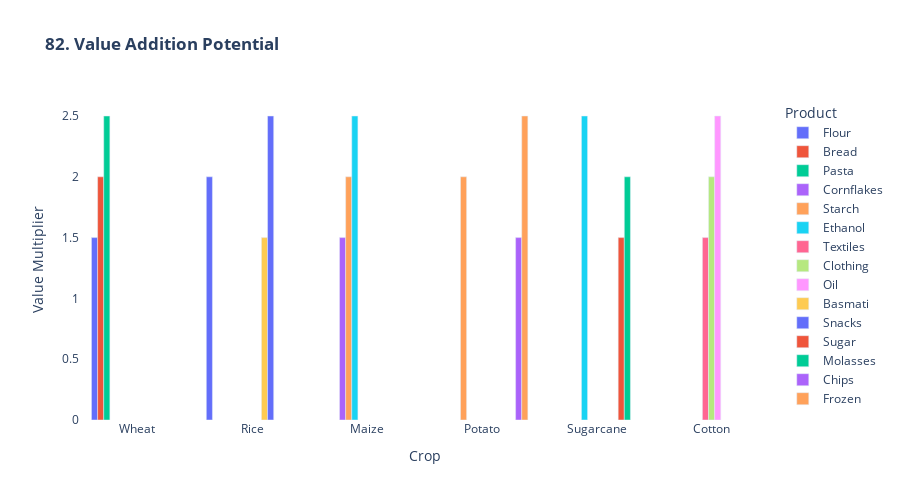

Notebook code cell kept with this figure:
### Markdown cell above
### *82. Value Addition Opportunities*

### Code cell
print("\n82. Value Addition...")

value_chains = {
    'Wheat': ['Flour', 'Bread', 'Pasta'],
    'Maize': ['Cornflakes', 'Starch', 'Ethanol'],
    'Cotton': ['Textiles', 'Clothing', 'Oil'],
    'Rice': ['Basmati', 'Flour', 'Snacks'],
    'Sugarcane': ['Sugar', 'Molasses', 'Ethanol'],
    'Potato': ['Chips', 'Starch', 'Frozen']
}

value_data = []
for crop, products in value_chains.items():
    for i, product in enumerate(products):
        value_data.append({
            'Crop': crop,
            'Product': product,
            'Value_Multiplier': 1 + (i+1) * 0.5  # Increasing value addition
        })

value_df = pd.DataFrame(value_data)

fig82 = px.bar(value_df, x='Crop', y='Value_Multiplier', color='Product',
               barmode='group', title='<b>82. Value Addition Potential</b>',
               labels={'Value_Multiplier': 'Value Multiplier'})

fig82.update_layout(height=500, plot_bgcolor='white')
fig82.show()

### Figure 1 — Plotly figure (JSON) as saved in the notebook; plotly's stock layout.template omitted (floating-point values rounded to 4 significant figures)
{"data": [{"alignmentgroup": "True", "hovertemplate": "Product=Flour<br>Crop=%{x}<br>Value Multiplier=%{y}<extra></extra>", "legendgroup": "Flour", "marker": {"color": "#636efa", "pattern": {"shape": ""}}, "name": "Flour", "offsetgroup": "Flour", "orientation": "v", "showlegend": true, "textposition": "auto", "type": "bar", "x": ["Wheat", "Rice"], "xaxis": "x", "y": [1.5, 2.0], "yaxis": "y"}, {"alignmentgroup": "True", "hovertemplate": "Product=Bread<br>Crop=%{x}<br>Value Multiplier=%{y}<extra></extra>", "legendgroup": "Bread", "marker": {"color": "#EF553B", "pattern": {"shape": ""}}, "name": "Bread", "offsetgroup": "Bread", "orientation": "v", "showlegend": true, "textposition": "auto", "type": "bar", "x": ["Wheat"], "xaxis": "x", "y": [2.0], "yaxis": "y"}, {"alignmentgroup": "True", "hovertemplate": "Product=Pasta<br>Crop=%{x}<br>Value Multiplier=%{y}<extra></extra>", "legendgroup": "Pasta", "marker": {"color": "#00cc96", "pattern": {"shape": ""}}, "name": "Pasta", "offsetgroup": "Pasta", "orientation": "v", "showlegend": true, "textposition": "auto", "type": "bar", "x": ["Wheat"], "xaxis": "x", "y": [2.5], "yaxis": "y"}, {"alignmentgroup": "True", "hovertemplate": "Product=Cornflakes<br>Crop=%{x}<br>Value Multiplier=%{y}<extra></extra>", "legendgroup": "Cornflakes", "marker": {"color": "#ab63fa", "pattern": {"shape": ""}}, "name": "Cornflakes", "offsetgroup": "Cornflakes", "orientation": "v", "showlegend": true, "textposition": "auto", "type": "bar", "x": ["Maize"], "xaxis": "x", "y": [1.5], "yaxis": "y"}, {"alignmentgroup": "True", "hovertemplate": "Product=Starch<br>Crop=%{x}<br>Value Multiplier=%{y}<extra></extra>", "legendgroup": "Starch", "marker": {"color": "#FFA15A", "pattern": {"shape": ""}}, "name": "Starch", "offsetgroup": "Starch", "orientation": "v", "showlegend": true, "textposition": "auto", "type": "bar", "x": ["Maize", "Potato"], "xaxis": "x", "y": [2.0, 2.0], "yaxis": "y"}, {"alignmentgroup": "True", "hovertemplate": "Product=Ethanol<br>Crop=%{x}<br>Value Multiplier=%{y}<extra></extra>", "legendgroup": "Ethanol", "marker": {"color": "#19d3f3", "pattern": {"shape": ""}}, "name": "Ethanol", "offsetgroup": "Ethanol", "orientation": "v", "showlegend": true, "textposition": "auto", "type": "bar", "x": ["Maize", "Sugarcane"], "xaxis": "x", "y": [2.5, 2.5], "yaxis": "y"}, {"alignmentgroup": "True", "hovertemplate": "Product=Textiles<br>Crop=%{x}<br>Value Multiplier=%{y}<extra></extra>", "legendgroup": "Textiles", "marker": {"color": "#FF6692", "pattern": {"shape": ""}}, "name": "Textiles", "offsetgroup": "Textiles", "orientation": "v", "showlegend": true, "textposition": "auto", "type": "bar", "x": ["Cotton"], "xaxis": "x", "y": [1.5], "yaxis": "y"}, {"alignmentgroup": "True", "hovertemplate": "Product=Clothing<br>Crop=%{x}<br>Value Multiplier=%{y}<extra></extra>", "legendgroup": "Clothing", "marker": {"color": "#B6E880", "pattern": {"shape": ""}}, "name": "Clothing", "offsetgroup": "Clothing", "orientation": "v", "showlegend": true, "textposition": "auto", "type": "bar", "x": ["Cotton"], "xaxis": "x", "y": [2.0], "yaxis": "y"}, {"alignmentgroup": "True", "hovertemplate": "Product=Oil<br>Crop=%{x}<br>Value Multiplier=%{y}<extra></extra>", "legendgroup": "Oil", "marker": {"color": "#FF97FF", "pattern": {"shape": ""}}, "name": "Oil", "offsetgroup": "Oil", "orientation": "v", "showlegend": true, "textposition": "auto", "type": "bar", "x": ["Cotton"], "xaxis": "x", "y": [2.5], "yaxis": "y"}, {"alignmentgroup": "True", "hovertemplate": "Product=Basmati<br>Crop=%{x}<br>Value Multiplier=%{y}<extra></extra>", "legendgroup": "Basmati", "marker": {"color": "#FECB52", "pattern": {"shape": ""}}, "name": "Basmati", "offsetgroup": "Basmati", "orientation": "v", "showlegend": true, "textposition": "auto", "type": "bar", "x": ["Rice"], "xaxis": "x", "y": [1.5], "yaxis": "y"}, {"alignmentgroup": "True", "hovertemplate": "Product=Snacks<br>Crop=%{x}<br>Value Multiplier=%{y}<extra></extra>", "legendgroup": "Snacks", "marker": {"color": "#636efa", "pattern": {"shape": ""}}, "name": "Snacks", "offsetgroup": "Snacks", "orientation": "v", "showlegend": true, "textposition": "auto", "type": "bar", "x": ["Rice"], "xaxis": "x", "y": [2.5], "yaxis": "y"}, {"alignmentgroup": "True", "hovertemplate": "Product=Sugar<br>Crop=%{x}<br>Value Multiplier=%{y}<extra></extra>", "legendgroup": "Sugar", "marker": {"color": "#EF553B", "pattern": {"shape": ""}}, "name": "Sugar", "offsetgroup": "Sugar", "orientation": "v", "showlegend": true, "textposition": "auto", "type": "bar", "x": ["Sugarcane"], "xaxis": "x", "y": [1.5], "yaxis": "y"}, {"alignmentgroup": "True", "hovertemplate": "Product=Molasses<br>Crop=%{x}<br>Value Multiplier=%{y}<extra></extra>", "legendgroup": "Molasses", "marker": {"color": "#00cc96", "pattern": {"shape": ""}}, "name": "Molasses", "offsetgroup": "Molasses", "orientation": "v", "showlegend": true, "textposition": "auto", "type": "bar", "x": ["Sugarcane"], "xaxis": "x", "y": [2.0], "yaxis": "y"}, {"alignmentgroup": "True", "hovertemplate": "Product=Chips<br>Crop=%{x}<br>Value Multiplier=%{y}<extra></extra>", "legendgroup": "Chips", "marker": {"color": "#ab63fa", "pattern": {"shape": ""}}, "name": "Chips", "offsetgroup": "Chips", "orientation": "v", "showlegend": true, "textposition": "auto", "type": "bar", "x": ["Potato"], "xaxis": "x", "y": [1.5], "yaxis": "y"}, {"alignmentgroup": "True", "hovertemplate": "Product=Frozen<br>Crop=%{x}<br>Value Multiplier=%{y}<extra></extra>", "legendgroup": "Frozen", "marker": {"color": "#FFA15A", "pattern": {"shape": ""}}, "name": "Frozen", "offsetgroup": "Frozen", "orientation": "v", "showlegend": true, "textposition": "auto", "type": "bar", "x": ["Potato"], "xaxis": "x", "y": [2.5], "yaxis": "y"}], "layout": {"barmode": "group", "height": 500, "legend": {"title": {"text": "Product"}, "tracegroupgap": 0}, "plot_bgcolor": "white", "title": {"text": "<b>82. Value Addition Potential</b>"}, "xaxis": {"anchor": "y", "domain": [0, 1], "title": {"text": "Crop"}}, "yaxis": {"anchor": "x", "domain": [0, 1], "title": {"text": "Value Multiplier"}}}}
